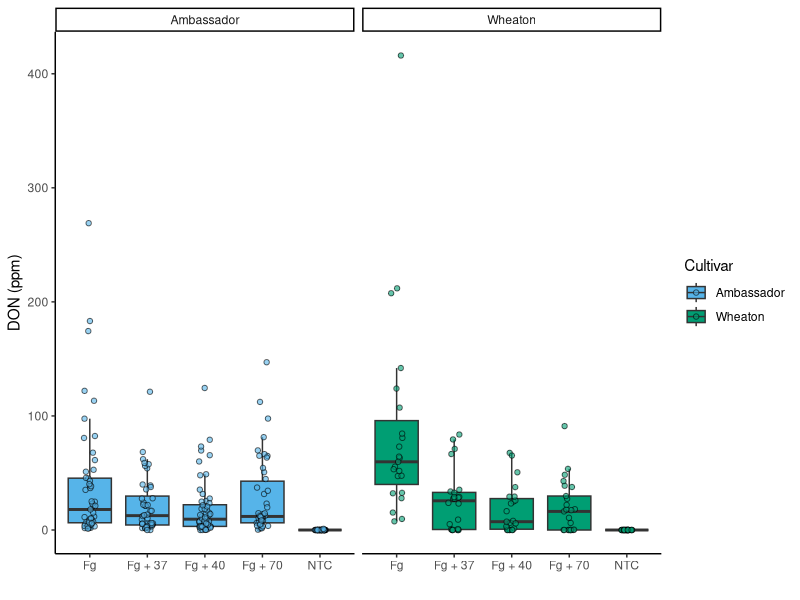
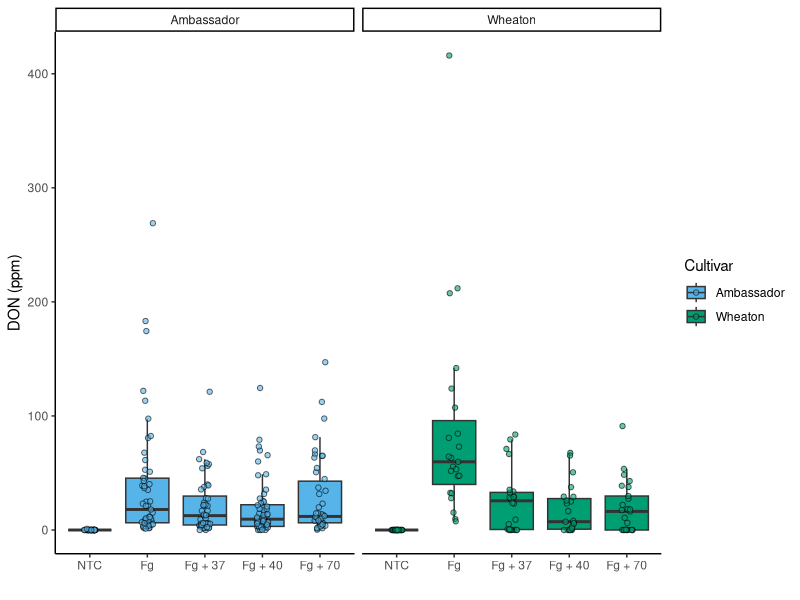
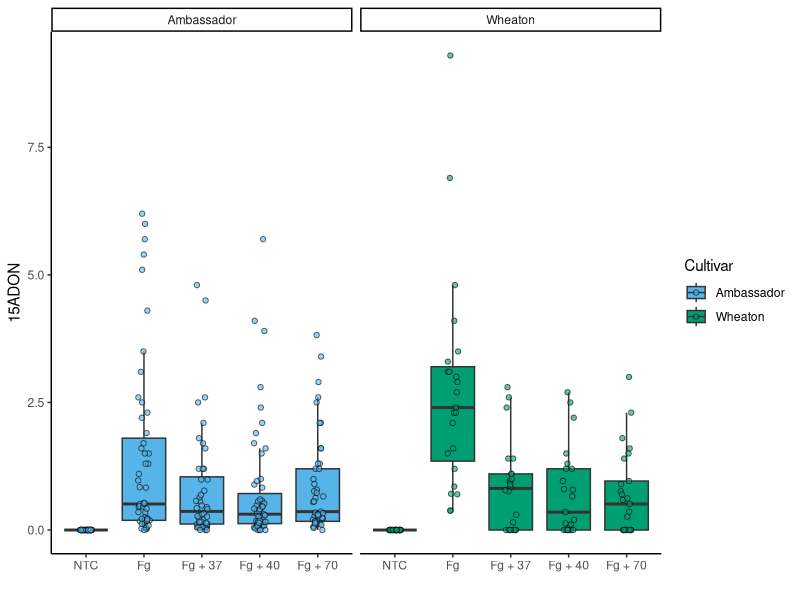
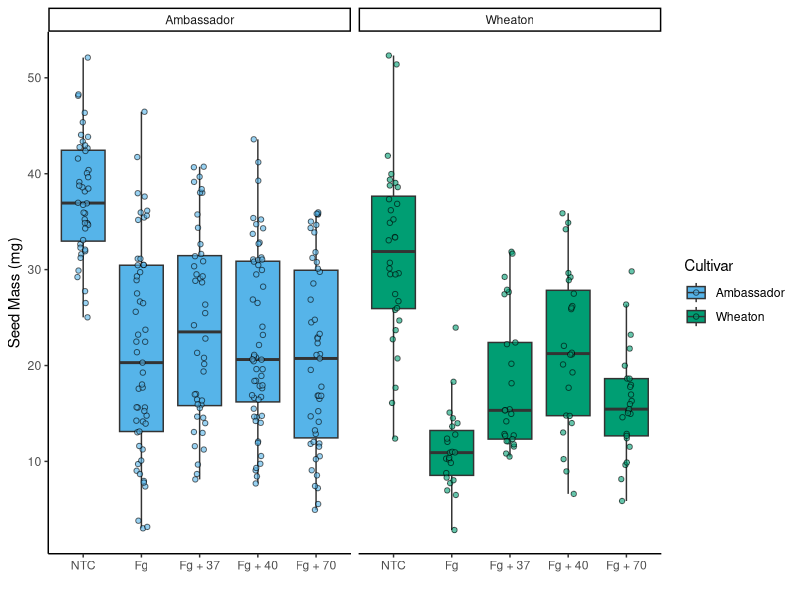
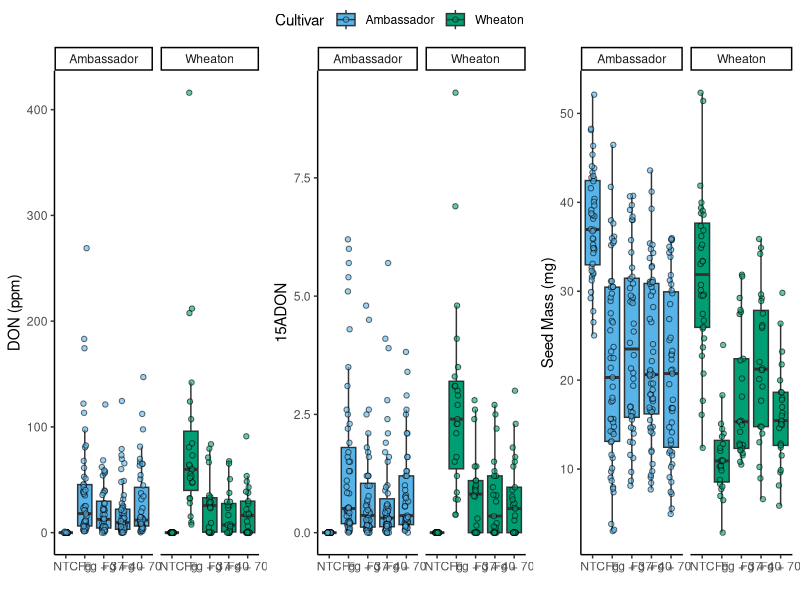
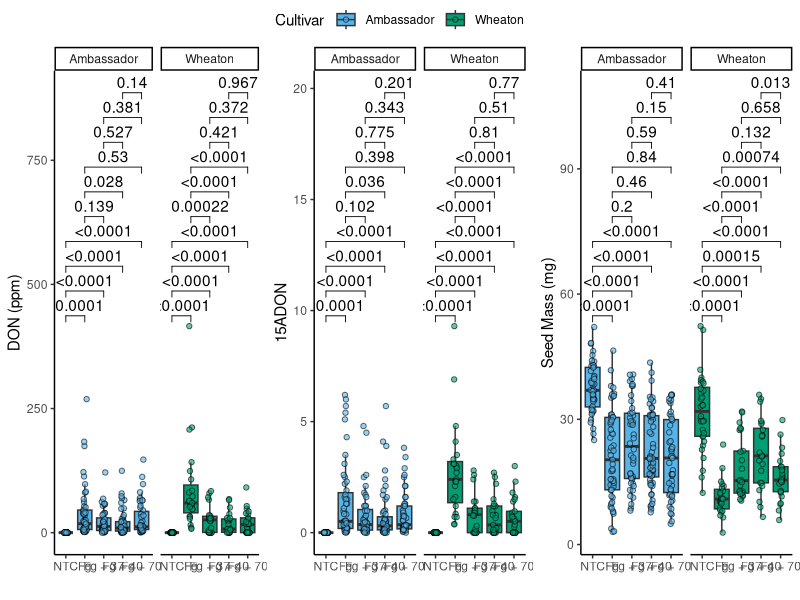

Generate these figures, in order, with R:
library(tidyverse)
library(ggrepel)
library(ggpubr)

#read in data
mycodata = read.csv("MycotoxinData.csv", na.strings = "na")
View(mycodata)
str(mycodata)
mycodata$Treatment=as.factor(mycodata$Treatment)
mycodata$Cultivar=as.factor(mycodata$Cultivar)
str(mycodata)

#Question 1- create boxplot with needed characteristics
cbbPalette <- c("#000000", "#E69F00", "#56B4E9", "#009E73", "#F0E442", "#0072B2", "#D55E00", "#CC79A7")
colorchoice= c("#56B4E9","#009E73")
graph1= ggplot(mycodata, aes(x=Treatment, y=DON, fill=Cultivar)) + #fill ensures whol box is same color
  geom_boxplot(position=position_dodge(0.5),outlier.color = "NA") + #outlier NA ensures outlier points are not in the graph
  xlab("") + ylab("DON (ppm)") + #axis labels
  geom_point(pch=21, alpha=0.6, position=position_jitterdodge(dodge.width=0.9)) + #pch is shape type and alpha is point transparency
  scale_fill_manual(values= colorchoice)+ #tell R which colors to use
  theme_classic()+
  facet_wrap(~Cultivar) #creates different graphs for each cultivar
graph1

#Question 2
mycodata$Treatment2= factor(mycodata$Treatment, levels= c("NTC","Fg","Fg + 37","Fg + 40","Fg + 70")) #new column with correct order
graph2= ggplot(mycodata, aes(x=Treatment2, y=DON, fill=Cultivar)) + #uses corrected order
  geom_boxplot(position=position_dodge(0.5),outlier.color = "NA") +
  xlab("") + ylab("DON (ppm)") +
  geom_point(pch=21, alpha=0.6, position=position_jitterdodge(dodge.width=0.9)) +
  scale_fill_manual(values= colorchoice)+
  theme_classic()+
  facet_wrap(~Cultivar)
graph2

#Question 3- change the y axis from DON 
graph3= ggplot(mycodata, aes(x=Treatment2, y=X15ADON, fill=Cultivar)) +
  geom_boxplot(position=position_dodge(0.5),outlier.color = "NA") +
  xlab("") + ylab("15ADON") +
  geom_point(pch=21, alpha=0.6, position=position_jitterdodge(dodge.width=0.9)) +
  scale_fill_manual(values= colorchoice)+
  theme_classic()+
  facet_wrap(~Cultivar)
graph3

graph4= ggplot(mycodata, aes(x=Treatment2, y=MassperSeed_mg, fill=Cultivar)) +
  geom_boxplot(position=position_dodge(0.5),outlier.color = "NA") +
  xlab("") + ylab("Seed Mass (mg)") +
  geom_point(pch=21, alpha=0.6, position=position_jitterdodge(dodge.width=0.9)) +
  scale_fill_manual(values= colorchoice)+
  theme_classic()+
  facet_wrap(~Cultivar)
graph4

#Question 4- put all graphs together, 3 column and 1 row- label = ABC, common legend=T
ggarrange(graph2,graph3,graph4, ncol=3, nrow=1, common.legend = TRUE)

#Question 5- create plots with geom_pwc
graph5= graph2 + geom_pwc(aes(group=Treatment2, method= "t_test", label= "p.adj.format"))
graph6= graph3 + geom_pwc(aes(group=Treatment2, method= "t_test", label= "p.adj.format"))
graph7= graph4 + geom_pwc(aes(group=Treatment2, method= "t_test", label= "p.adj.format"))
ggarrange(graph5,graph6,graph7, ncol=3, nrow=1, common.legend = TRUE)
